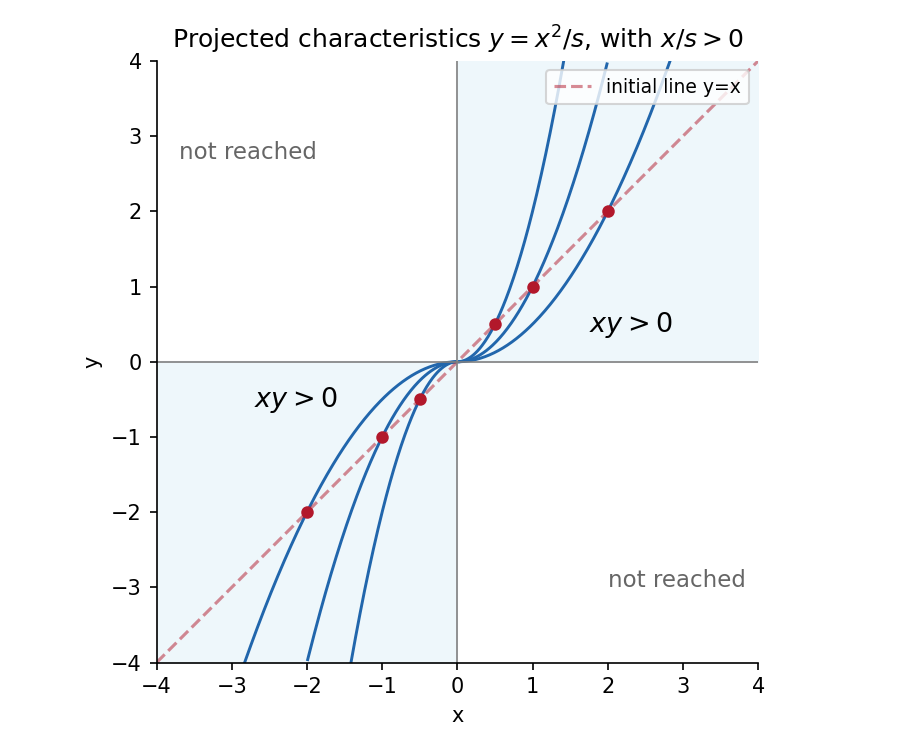

The script that saved this image:
"""Original characteristic projections. Python3.14, NumPy, Matplotlib. Output CWD."""
import matplotlib
matplotlib.use("Agg")
import numpy as np
import matplotlib.pyplot as plt
fig,ax=plt.subplots(figsize=(6,5),facecolor="white")
ax.fill_between([0,4],0,4,color="#eef7fb");ax.fill_between([-4,0],-4,0,color="#eef7fb")
for s in [-2,-1,-.5,.5,1,2]:
 r=np.linspace(.03,4,400);x=np.sign(s)*r;y=x*x/s;mask=np.abs(y)<=4
 ax.plot(x[mask],y[mask],color="#2166ac",lw=1.4)
 ax.scatter([s],[s],color="#b2182b",s=25,zorder=4)
ax.plot([-4,4],[-4,4],ls="--",color="#b2182b",alpha=.5,label="initial line y=x")
ax.axhline(0,color=".5",lw=.8);ax.axvline(0,color=".5",lw=.8)
ax.text(1.75,.4,r"$xy>0$",fontsize=13);ax.text(-2.7,-.6,r"$xy>0$",fontsize=13)
ax.text(-3.7,2.7,"not reached",fontsize=11,color=".4");ax.text(2,-3,"not reached",fontsize=11,color=".4")
ax.set(xlim=(-4,4),ylim=(-4,4),aspect="equal",xlabel="x",ylabel="y",
       title=r"Projected characteristics $y=x^2/s$, with $x/s>0$")
ax.spines[["top","right"]].set_visible(False);ax.legend(loc="upper right",fontsize=9)
fig.tight_layout();fig.savefig("2007-characteristic-quadrants.png",dpi=150,facecolor="white")
